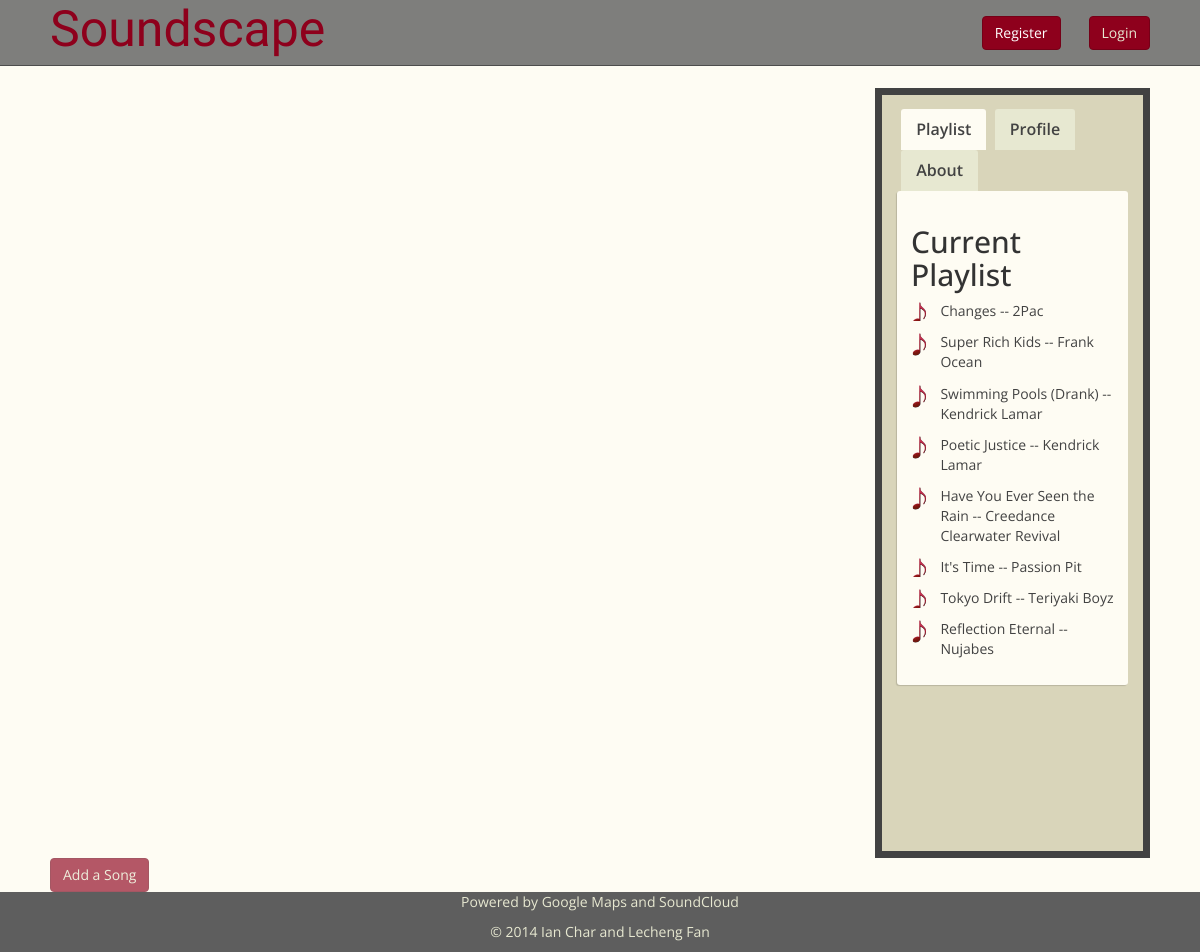
Page /soundmap/ on the committed database.
### soundmap/models.py (models this page shows, shortened)
class Song(models.Model):
	name = models.CharField(max_length=128)
	artist = models.CharField(max_length=128)
	url = models.URLField()
	listens = models.IntegerField(default=0)
	likes = models.IntegerField(default=0)
	uploader = models.ForeignKey(UserProfile)
	city = models.CharField(max_length=128)
	playlist = models.ForeignKey(Playlist)

### soundmap/views.py (the view)
def index(request):
	context = RequestContext(request)
	song_list = Song.objects.all()
	form=SongForm()
	context_dict = {'song_list':song_list, 'form':form}
	return render_to_response('soundmap/index.html', context_dict, context)

### soundmap/forms.py
class SongForm(forms.ModelForm):
	name = forms.CharField(max_length=128, help_text="Please enter the song name")
	artist = forms.CharField(max_length=128, help_text="Please enter the artist name")
	url = forms.URLField(max_length=200, help_text="Please enter the URL of the Soundcloud file")
	listens = forms.IntegerField(widget=forms.HiddenInput(), initial=0)
	likes = forms.IntegerField(widget=forms.HiddenInput(), initial=0)
	city = forms.CharField(widget=forms.HiddenInput(), initial=0)
	class Meta:
		model = Song
		fields = ('name', 'artist', 'url')

### soundscape_project/templates/soundmap/index.html (shortened to what this page needs)
{% extends 'soundmap/base.html' %}
{% load static %}
{% block head_block %}
	<link rel="stylesheet" href="{% static 'jquery-ui/jquery-ui.theme.min.css' %}"/>
	<link rel="stylesheet" href="{% static 'css/index_style.css' %}" />
	<link rel="stylesheet" href="{% static 'css/tab-style.css' %}" />
{% endblock %}
{% block body_block %}
    <div class = "col-md-9" id="mapContainer"></div>
    <div class = "col-md-3" id="songTable">
    	{% block side_block %}
	    <div class="tabs">
		    <ul class="tab-links">
		        <li class="active"><a href="#playlist-tab">Playlist</a></li>
		        <li><a id="profileTab" href="#profile-tab">Profile</a></li>
		        <li><a href="#tab3">About</a></li>
		    </ul>
		    <div class="tab-content">
		        <div id="playlist-tab" class="tab active">
		            <h2>Current Playlist</h2>
		            {% if song_list %}
			    		<ul id="playlist" class = "no-bullet">
			    			{% for song in song_list %}
			    			<li class="playlist">
			    				<a onclick="playMusic('{{song.url}}', {{song.id}}, '{{song.uploader.user.username}}')" href="#" id="playSong">{{song.name}} -- {{song.artist}}</a>
			    			</li>
			    			{% endfor %}
			    		</ul>
			    	{% else %}
				    	<ul id="playlist" class="no-bullet">
				    		<li>No songs to play at this time</li>
				    	</ul>
				    {% endif %}
		        </div>
		    </div>
		</div>
		{% endblock %}
    </div>
    {% if user.is_authenticated %}
    	<button class="btn btn-primary" data-toggle="modal" data-target=".bs-example-modal-md">Add a Song</button>
    {% else %}
    <div id="disabledButton" data-toggle="tooltip" data-placement='right' title='Please Login to Add a Song'>
    	<button type='button' class="btn btn-primary disabled" >Add a Song</button>
    </div>
    {% endif %}
{% endblock %}

### soundscape_project/static/css/index_style.css (style rules this page uses)
#playSong { color: #424242; text-decoration: none; }
#mapContainer { position: static; height: 55em; float: left; padding: 0; background-color: #fefcf3; }
#disabledButton { width: auto; height: auto; position: static; display: inline-block; }
li.playlist { background: url(note.png) no-repeat left top; background-size: 1.25em; padding-left:2.1em; margin-bottom: 0.8em; }
#songTable { background-color: #d9d5ba; position: relative; padding-top: 1em; height: 55em; border: 0.5em solid #424242; float: right; }

### soundscape_project/static/css/tab-style.css (style rules this page uses)
.tabs { width:100%; display:inline-block; }
.tab-links { margin-bottom: 0px; padding-left: 0px; }
.tab-links:after { display:block; clear:both; content:''; }
.tab-links li { margin:0px 0.3em; float:left; list-style:none; }
.tab-links a { padding:9px 15px; display:inline-block; border-radius:3px 3px 0px 0px; background:#e7e8d1; font-size:16px; font-weight:600; color:#424242; transition:all linear 0.15s; }
li.active a, li.active a:hover { background:#fefcf3; color:#424242; }
.tab-content { padding:1em; border-radius:3px; box-shadow:-1px 1px 1px rgba(0,0,0,0.15); background:#fefcf3; height: auto; }
.tab { display:none; }
.tab.active { display:block; }

### soundscape_project/static/css/base_style.css (style rules this page uses)
body { font-family: 'Open Sans', cursive; background-color: #fefcf3; }
ul.no-bullet { list-style-type: none; padding: 0px; margin: 0px; }

### rows in the picture
Song: name "Changes", artist "2Pac"
Song: name "Super Rich Kids", artist "Frank Ocean"
Song: name "Swimming Pools (Drank)", artist "Kendrick Lamar"
Song: name "Poetic Justice", artist "Kendrick Lamar"
Song: name "Have You Ever Seen the Rain", artist "Creedance Clearwater Revival"
Song: name "It's Time", artist "Passion Pit"
Song: name "Tokyo Drift", artist "Teriyaki Boyz"
Song: name "Reflection Eternal", artist "Nujabes"
